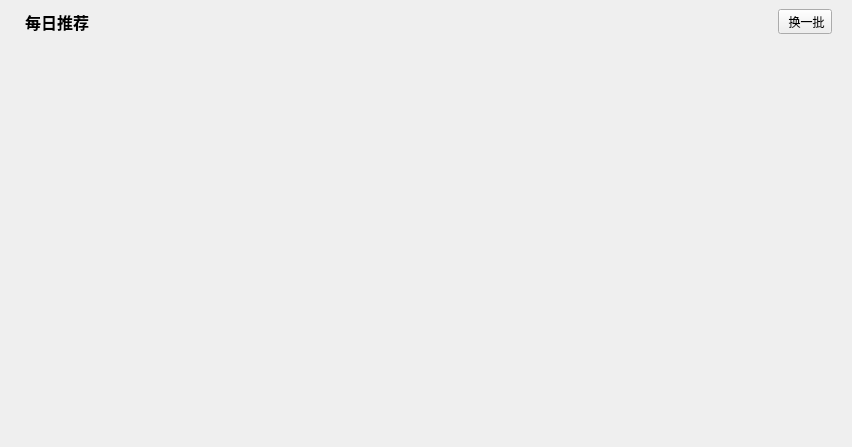
<?xml version="1.0" encoding="UTF-8"?>
<ui version="4.0">
 <class>ListenTableWidget</class>
 <widget class="QWidget" name="ListenTableWidget">
  <property name="geometry">
   <rect>
    <x>0</x>
    <y>0</y>
    <width>852</width>
    <height>447</height>
   </rect>
  </property>
  <property name="sizePolicy">
   <sizepolicy hsizetype="Expanding" vsizetype="Expanding">
    <horstretch>0</horstretch>
    <verstretch>0</verstretch>
   </sizepolicy>
  </property>
  <property name="windowTitle">
   <string>ListenTableWidget</string>
  </property>
  <layout class="QVBoxLayout" name="verticalLayout">
   <property name="leftMargin">
    <number>0</number>
   </property>
   <property name="topMargin">
    <number>0</number>
   </property>
   <item>
    <widget class="QWidget" name="title_widget" native="true">
     <layout class="QHBoxLayout" name="horizontalLayout_2">
      <property name="leftMargin">
       <number>25</number>
      </property>
      <item>
       <widget class="QLabel" name="title_label">
        <property name="font">
         <font>
          <pointsize>12</pointsize>
          <bold>true</bold>
         </font>
        </property>
        <property name="text">
         <string>每日推荐</string>
        </property>
       </widget>
      </item>
      <item>
       <spacer name="horizontalSpacer">
        <property name="orientation">
         <enum>Qt::Horizontal</enum>
        </property>
        <property name="sizeHint" stdset="0">
         <size>
          <width>641</width>
          <height>20</height>
         </size>
        </property>
       </spacer>
      </item>
      <item>
       <widget class="QToolButton" name="toolButton">
        <property name="cursor">
         <cursorShape>PointingHandCursor</cursorShape>
        </property>
        <property name="text">
         <string> 换一批</string>
        </property>
        <property name="toolButtonStyle">
         <enum>Qt::ToolButtonTextBesideIcon</enum>
        </property>
       </widget>
      </item>
     </layout>
    </widget>
   </item>
   <item>
    <widget class="GalleryWidget" name="gallery_widget" native="true">
     <property name="sizePolicy">
      <sizepolicy hsizetype="Expanding" vsizetype="Expanding">
       <horstretch>0</horstretch>
       <verstretch>0</verstretch>
      </sizepolicy>
     </property>
     <property name="minimumSize">
      <size>
       <width>0</width>
       <height>100</height>
      </size>
     </property>
    </widget>
   </item>
  </layout>
 </widget>
 <customwidgets>
  <customwidget>
   <class>GalleryWidget</class>
   <extends>QWidget</extends>
   <header>GalleryWidget.h</header>
   <container>1</container>
  </customwidget>
 </customwidgets>
 <resources/>
 <connections/>
</ui>
